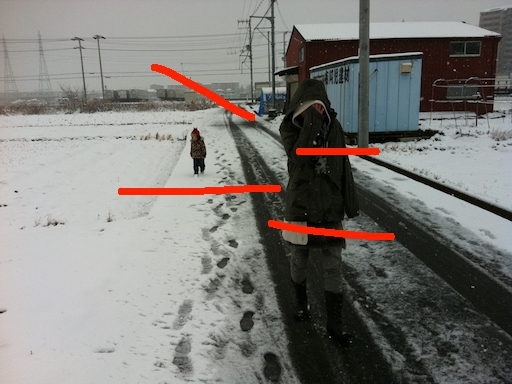
//> input picture inpaint/data/image.jpg, 512 x 384 px
$ ./main   (built with g++ and OpenCV 4)
//> lines starting //> are read from the running program, lines starting //| are printed output that depends on the picture; after the words box and inside, x2 and y2 are one past the last pixel; in counts of white or black regions, pixels touching at a corner belong together
#include "opencv2/opencv.hpp"

using namespace std;
using namespace cv;


// ----------------------------------------
//
// 消したい対象を含むマスクをかけないと修復が不足する
// input radius は大きい方が綺麗に消してくれるが、処理速度に影響する
// Navier-Stokes と Alexandru Telea の差はよく分からない
//
// ----------------------------------------

int main(int argc, const char *argv[]) {

	// 変数定義
	Mat src, mask1, mask2, mask3, mask4, dst;

	// 画像の準備
	src  = imread("./data/image.jpg");
//> src is the input picture: 384 rows x 512 cols, CV_8UC3; mean B, G, R 120.3, 124.2, 125.9
	mask1 = imread("./data/mask1.bmp", 0);
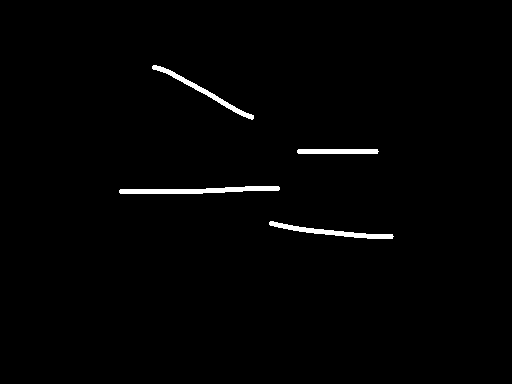
//> input picture inpaint/data/mask1.bmp, 512 x 384 px
//> mask1: 384 rows x 512 cols, CV_8UC1; 1.2% white; 4 white regions, box (x1, y1, x2, y2) and area: (119, 186, 280, 194) 796, (269, 221, 394, 239) 616, (152, 65, 254, 120) 560, (297, 149, 379, 154) 404
	mask2 = imread("./data/mask2.bmp", 0);
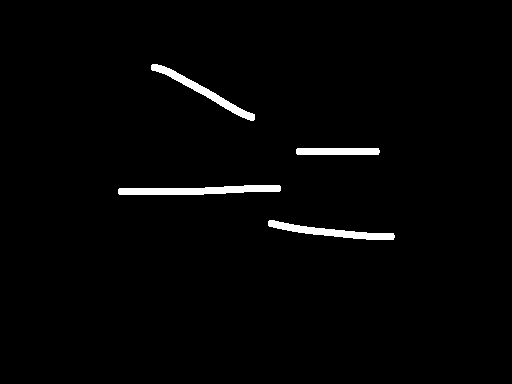
//> input picture inpaint/data/mask2.bmp, 512 x 384 px
//> mask2: 384 rows x 512 cols, CV_8UC1; 1.8% white; 4 white regions, box (x1, y1, x2, y2) and area: (118, 185, 281, 195) 1138, (268, 220, 395, 240) 906, (151, 64, 255, 121) 878, (296, 148, 380, 155) 582
	mask3 = imread("./data/mask3.bmp", 0);
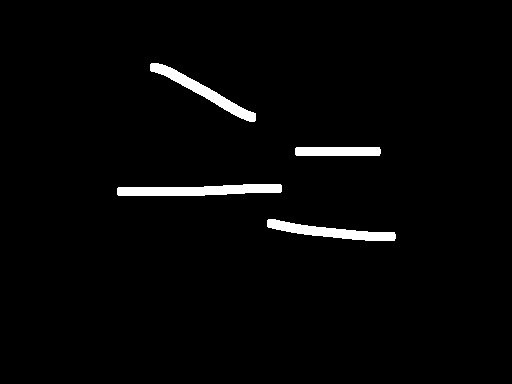
//> input picture inpaint/data/mask3.bmp, 512 x 384 px
//> mask3: 384 rows x 512 cols, CV_8UC1; 2.4% white; 4 white regions, box (x1, y1, x2, y2) and area: (117, 184, 282, 196) 1488, (150, 63, 256, 122) 1204, (267, 219, 396, 241) 1204, (295, 147, 381, 156) 768
	mask4 = imread("./data/mask4.bmp", 0);
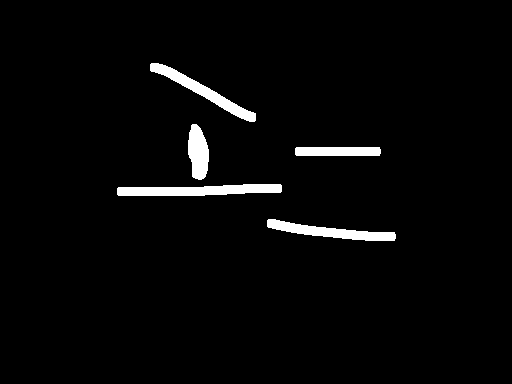
//> input picture inpaint/data/mask4.bmp, 512 x 384 px
//> mask4: 384 rows x 512 cols, CV_8UC1; 2.8% white; 5 white regions, box (x1, y1, x2, y2) and area: (117, 184, 282, 196) 1488, (150, 63, 256, 122) 1204, (267, 219, 396, 241) 1204, (188, 124, 209, 180) 882, (295, 147, 381, 156) 768
	if(src.empty() || mask1.empty() || mask2.empty() || mask3.empty() || mask4.empty()) {
		return -1;
	}

	//
	double inpaintRadius = 10;

	//
	imshow("src", src);

	// 線の太さ
	inpaint(src, mask1, dst, inpaintRadius, INPAINT_NS);
	imshow("inpaint1", dst); // より細い
	inpaint(src, mask2, dst, inpaintRadius, INPAINT_NS);
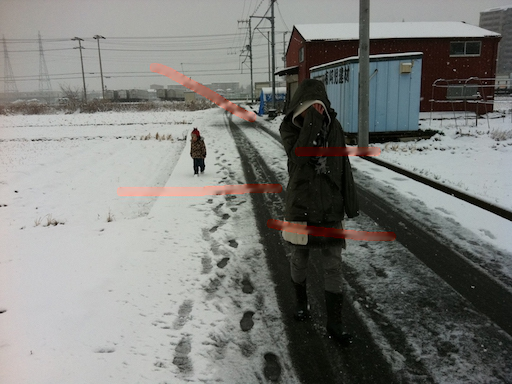
//> dst: 384 rows x 512 cols, CV_8UC3; mean B, G, R 121.6, 125.3, 124.3
	imshow("inpaint2", dst); // 同じ太さ
	inpaint(src, mask3, dst, inpaintRadius, INPAINT_NS);
	imshow("inpaint3", dst) // より太い;

	// パラメータ
	inpaint(src, mask4, dst, inpaintRadius, INPAINT_NS);
//> (this line was passed over: a library is not available in this run)
	imshow("mask4 INPAINT_NS", dst);
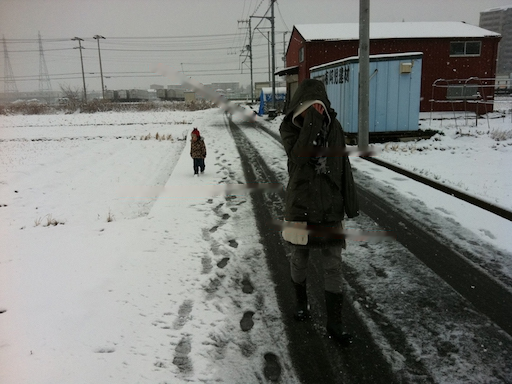
//> window 'mask4 INPAINT_NS': 384 rows x 512 cols, CV_8UC3; mean B, G, R 122.1, 125.6, 123.4
	inpaint(src, mask4, dst, inpaintRadius, INPAINT_TELEA);
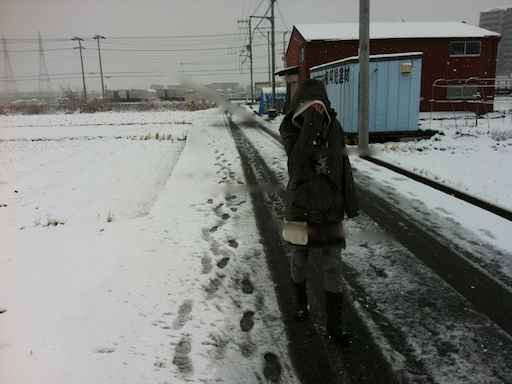
//> dst: 384 rows x 512 cols, CV_8UC3; 2.82% of pixels changed, all inside (x1, y1, x2, y2) = (117, 63, 396, 241)
	imshow("mask4 INPAINT_TELEA", dst);
	inpaint(src, mask4, dst, inpaintRadius / 5, INPAINT_NS);
	imshow("mask4 INPAINT_NS r2", dst);
	inpaint(src, mask4, dst, inpaintRadius * 50, INPAINT_NS);
//> dst: 384 rows x 512 cols, CV_8UC3; mean B, G, R 122.5, 126, 123.8
	imshow("mask4 INPAINT_NS r50", dst);

	// 出力&キー受付
	waitKey();

	return 0;

}
